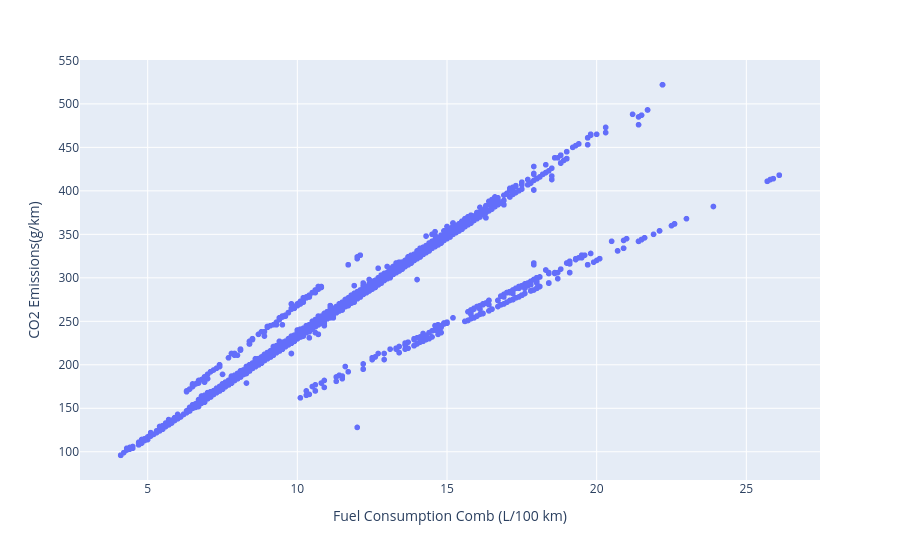

Source (notebook cell):
### Code cell
#plotly 로 2중축차트
fig, ax = plt.subplots()

fig = px.scatter(
    df_co2,
    x='Fuel Consumption Comb (L/100 km)',
    y='CO2 Emissions(g/km)'
)




fig.update_layout(legend_x=1.2  , legend_y=1)

### Figure 1 — Plotly figure (JSON) as saved in the notebook; plotly's stock layout.template omitted (floating-point values rounded to 4 significant figures; data arrays with more than 128 entries replaced by an {"elided": "..."} marker saying what was removed)
{"data": [{"hovertemplate": "Fuel Consumption Comb (L/100 km)=%{x}<br>CO2 Emissions(g/km)=%{y}<extra></extra>", "legendgroup": "", "marker": {"color": "#636efa", "symbol": "circle"}, "mode": "markers", "name": "", "showlegend": false, "type": "scattergl", "x": {"elided": "7385 float values"}, "xaxis": "x", "y": {"elided": "7385 int values"}, "yaxis": "y"}], "layout": {"legend": {"tracegroupgap": 0, "x": 1.2, "y": 1}, "margin": {"t": 60}, "xaxis": {"anchor": "y", "domain": [0, 1], "title": {"text": "Fuel Consumption Comb (L/100 km)"}}, "yaxis": {"anchor": "x", "domain": [0, 1], "title": {"text": "CO2 Emissions(g/km)"}}}}
